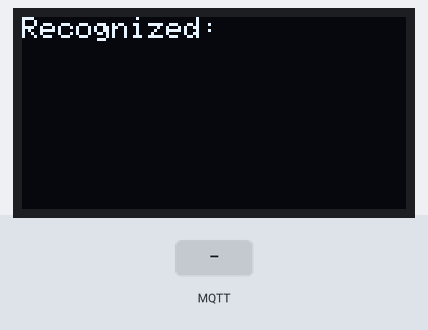
A sketch run on a simulated ESP32. Shown: 128×64 one-colour display. Inputs (shaded band) come from the test bench. WiFi joins after 1.5 s; servers stay silent unless stated; I2S audio is not simulated (input reads silence); uploads are accepted with an empty reply; no MQTT or app messages arrive unless stated; what the sketch prints to the serial monitor is not drawn.

Above: at 3.7 s.
3.8 s: MQTT message "SHUTDOWN" arrives on the first subscribed topic
At 4.8 s:
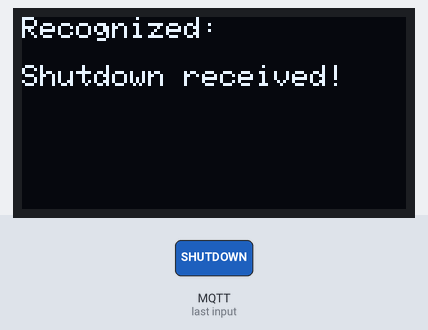
5.4 s: MQTT message "on" arrives on the first subscribed topic
At 6.2 s:
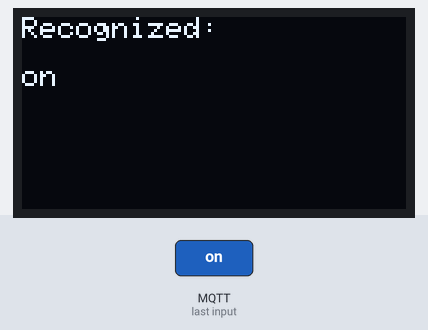
6.9 s: MQTT message "off" arrives on the first subscribed topic
At 8.1 s:
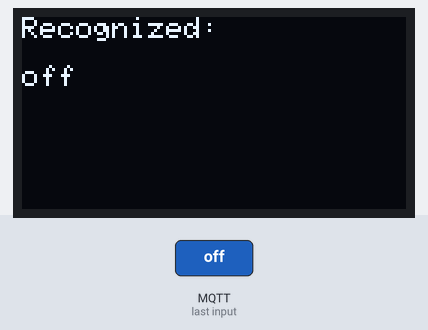
8.4 s: MQTT message "1" arrives on the first subscribed topic
At 9.9 s:
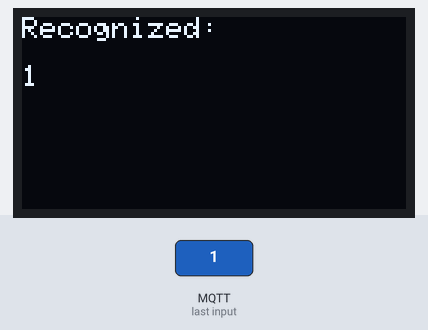
Timing chart, 0 to 10.9 s (numbered marks = the images above; inputs shaded):
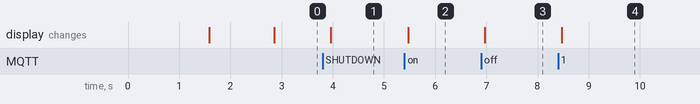

The sketch:

http_oled.ino
```cpp
#include <WiFi.h>
#include <HTTPClient.h>
#include <driver/i2s.h>
#include <Wire.h>
#include <Adafruit_GFX.h>
#include <Adafruit_SSD1306.h>
#include <PubSubClient.h>

// WiFi & Flask server
const char* ssid = "Pranay";
const char* password = "abhi6674";
const char* serverUrl = "http://192.168.111.135:5000/audio";  // Flask server

// MQTT
const char* mqtt_server = "broker.hivemq.com";
const int mqtt_port = 1883;
const char* mqtt_topic = "stella/audio/text";
bool shutdownRequested = false;

WiFiClient espClient;
PubSubClient client(espClient);

// OLED
#define SCREEN_WIDTH 128
#define SCREEN_HEIGHT 64
#define OLED_RESET -1
Adafruit_SSD1306 display(SCREEN_WIDTH, SCREEN_HEIGHT, &Wire, OLED_RESET);
String scrollText = "";
int16_t scrollX = 0;
uint32_t lastScrollTime = 0;
const uint16_t scrollDelay = 75;

// I2S
#define I2S_SAMPLE_RATE   16000
#define I2S_BITS_PER_SAMPLE I2S_BITS_PER_SAMPLE_16BIT
#define I2S_BUFFER_SIZE   1024
#define I2S_WS  15
#define I2S_SD  32
#define I2S_SCK 14
int16_t i2s_buffer[I2S_BUFFER_SIZE];

void displayScrollingText() {
  display.clearDisplay();
  display.setTextSize(1);
  display.setTextColor(SSD1306_WHITE);
  display.setCursor(0, 0);
  display.println("Recognized:");

  int16_t x1, y1;
  uint16_t textWidth, textHeight;
  display.getTextBounds(scrollText, 0, 16, &x1, &y1, &textWidth, &textHeight);

  if (textWidth <= SCREEN_WIDTH) {
    display.setCursor(0, 16);
    display.println(scrollText);
  } else {
    display.setCursor(-scrollX, 16);
    display.print(scrollText);
    scrollX++;
    if (scrollX > textWidth) scrollX = -SCREEN_WIDTH;
  }
  display.display();
}

void mqttCallback(char* topic, byte* payload, unsigned int length) {
  scrollText = "";
  String message = "";
  for (unsigned int i = 0; i < length; i++) {
    message += (char)payload[i];
  }
  scrollText = message;
  Serial.println("📩 MQTT: " + scrollText);
  scrollX = 0;

  if (message == "SHUTDOWN") {
    shutdownRequested = true;
    Serial.println("🛑 Shutdown signal received.");
    scrollText = "Shutdown received!";
  }
}

void mqttReconnect() {
  while (!client.connected()) {
    Serial.print("Connecting to MQTT...");
    if (client.connect("ESP32_OLED_MIC")) {
      Serial.println("connected");
      client.subscribe(mqtt_topic);
    } else {
      Serial.print("Failed: ");
      Serial.println(client.state());
      delay(2000);
    }
  }
}

void setup() {
  Serial.begin(115200);

  if (!display.begin(SSD1306_SWITCHCAPVCC, 0x3C)) {
    Serial.println("OLED failed");
    while (true);
  }

  display.clearDisplay();
  display.setTextSize(1);
  display.setTextColor(SSD1306_WHITE);
  display.setCursor(0, 0);
  display.println("Connecting WiFi...");
  display.display();

  WiFi.begin(ssid, password);
  while (WiFi.status() != WL_CONNECTED) {
    delay(500);
    Serial.print(".");
  }

  display.clearDisplay();
  display.setCursor(0, 0);
  display.println("WiFi Connected");
  display.display();
  delay(1000);

  client.setServer(mqtt_server, mqtt_port);
  client.setCallback(mqttCallback);

  // I2S setup
  i2s_config_t i2s_config = {
    .mode = (i2s_mode_t)(I2S_MODE_MASTER | I2S_MODE_RX),
    .sample_rate = I2S_SAMPLE_RATE,
    .bits_per_sample = I2S_BITS_PER_SAMPLE,
    .channel_format = I2S_CHANNEL_FMT_ONLY_LEFT,
    .communication_format = I2S_COMM_FORMAT_I2S_MSB,
    .intr_alloc_flags = 0,
    .dma_buf_count = 8,
    .dma_buf_len = I2S_BUFFER_SIZE,
    .use_apll = true,
    .tx_desc_auto_clear = false,
    .fixed_mclk = 0
  };

  i2s_pin_config_t pin_config = {
    .bck_io_num = I2S_SCK,
    .ws_io_num = I2S_WS,
    .data_out_num = -1,
    .data_in_num = I2S_SD
  };

  i2s_driver_install(I2S_NUM_0, &i2s_config, 0, NULL);
  i2s_set_pin(I2S_NUM_0, &pin_config);
  Serial.println("🎙️ Mic initialized");
}

void loop() {
  if (!client.connected()) {
    mqttReconnect();
  }
  client.loop();

  static bool serverAvailable = false;
  static unsigned long lastCheckTime = 0;
  const unsigned long checkInterval = 1000; // check every 1 second

  // Check server availability periodically
  if (millis() - lastCheckTime > checkInterval) {
    lastCheckTime = millis();
    HTTPClient http;
    http.begin(serverUrl);  // Just attempt connection, no data yet
    http.addHeader("Content-Type", "application/octet-stream");
    int httpCode = http.POST((uint8_t *)"", 0);  // Empty POST to test server
    http.end();

    if (httpCode == 204) {
      if (!serverAvailable) {
        Serial.println("✅ Flask server is back online. Resuming audio stream...");
        scrollText = "Server online. Streaming...";
        scrollX = 0;
      }
      serverAvailable = true;
      shutdownRequested = false;  // <-- reset shutdown flag on server recovery
    } else {
      if (serverAvailable) {
        Serial.println("❌ Flask server down.");
        scrollText = "Server offline...";
        scrollX = 0;
      }
      serverAvailable = false;
    }
  }

  if (serverAvailable && !shutdownRequested) {
    // Read audio data
    size_t bytesRead;
    esp_err_t result = i2s_read(I2S_NUM_0, (void*)i2s_buffer, sizeof(i2s_buffer), &bytesRead, portMAX_DELAY);
    if (result == ESP_OK && bytesRead > 0) {
      HTTPClient http;
      http.begin(serverUrl);
      http.addHeader("Content-Type", "application/octet-stream");
      int httpCode = http.POST((uint8_t*)i2s_buffer, bytesRead);
      http.end();

      if (httpCode != 204) {
        Serial.printf("❗ HTTP Error: %d\n", httpCode);
        serverAvailable = false;  // Try again on next check
      }
    }
  }

  // OLED scroll
  if (millis() - lastScrollTime > scrollDelay) {
    displayScrollingText();
    lastScrollTime = millis();
  }
}
```

Measured:
- after the input at 3.8 s, the display: changes after 0.16 s (image 1)
- after the input at 5.4 s, the display: changes after 0.07 s (image 2)
- after the input at 6.9 s, the display: changes after 0.07 s (image 3)
- after the input at 8.4 s, the display: changes after 0.08 s (image 4)
